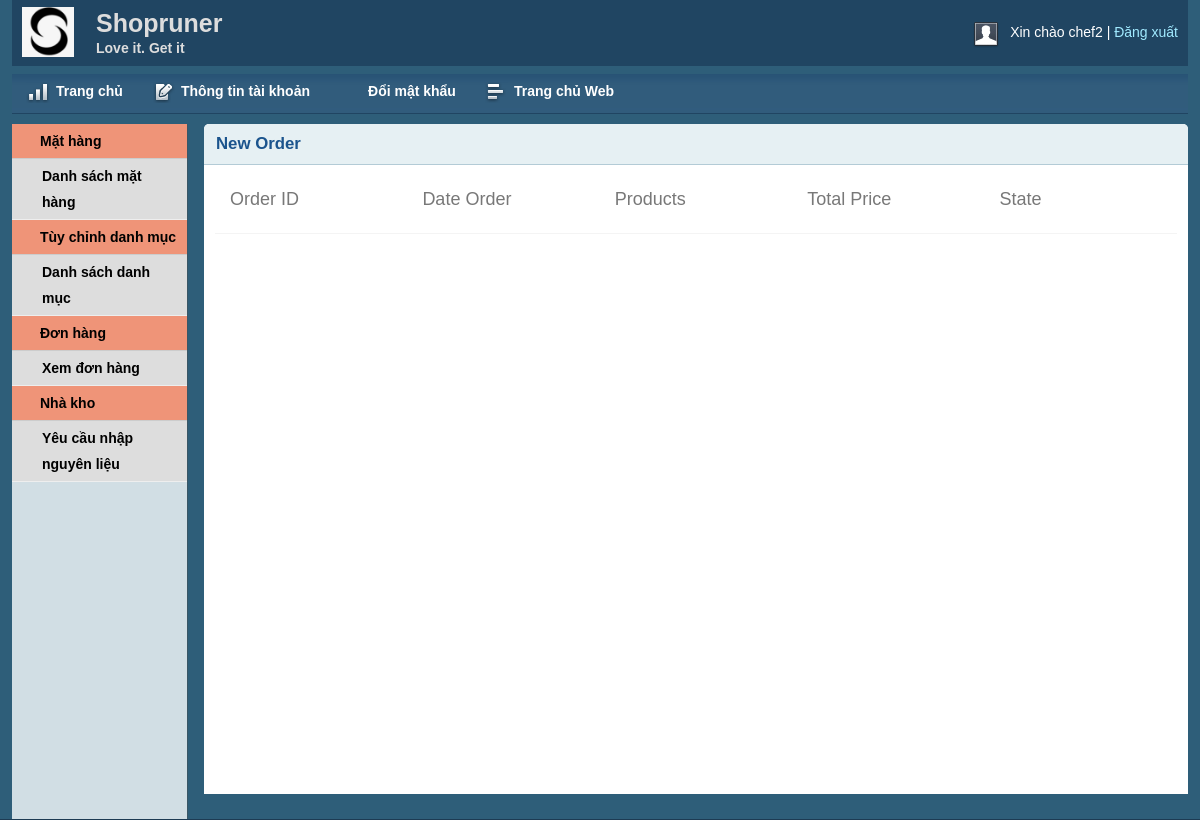
Page /admin/unpaidlist.php (signed in) on the earlier database version.
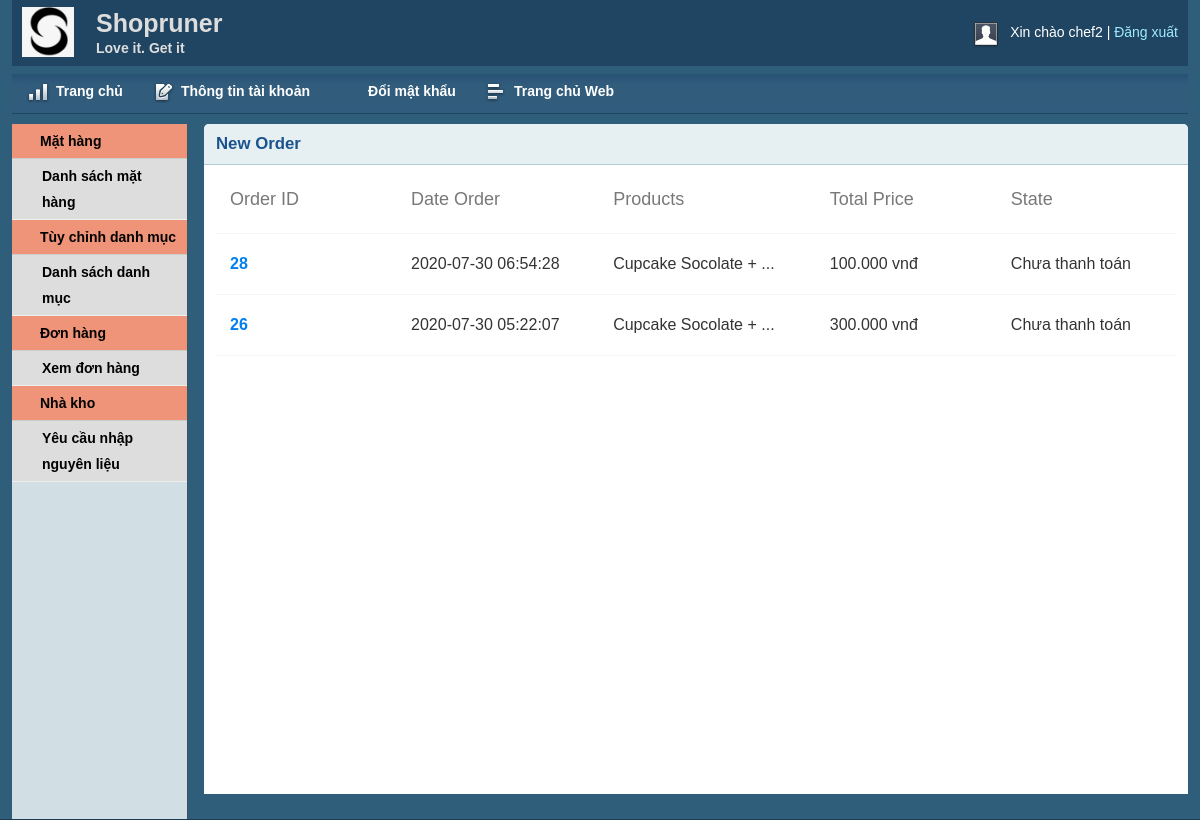
Same page on the later database version.
### tables this page shows
CREATE TABLE `tbl_order` (
  `orderID` int(11) NOT NULL,
  `productID` int(11) NOT NULL,
  `customerID` int(11) NOT NULL,
  `quantity` int(11) NOT NULL,
  `price` varchar(255) NOT NULL,
  `image` varchar(255) NOT NULL,
  `productName` varchar(255) NOT NULL,
  `date_order` timestamp NOT NULL DEFAULT current_timestamp(),
  `state` varchar(255) NOT NULL,
  `paystatus` varchar(255) NOT NULL
);

### lib/database.php (called while the page is built, shortened)
<?php
Class Database{
   public $host   = DB_HOST;
   public $user   = DB_USER;
   public $pass   = DB_PASS;
   public $dbname = DB_NAME;
   public $link;
private function connectDB(){
   $this->link = new mysqli($this->host, $this->user, $this->pass, $this->dbname);
 }
public function select($query){
  $result = $this->link->query($query) or
   die($this->link->error.__LINE__);
  if($result->num_rows > 0){
    return $result;
  } else {
    return false;
  }
 }
}
?>

### lib/session.php (called while the page is built, shortened)
<?php
class Session{
   public static function get($key){
      if (isset($_SESSION[$key])) {
       return $_SESSION[$key];
      } else {
       return false;
      }
   }
}
?>

### classes/order.php (called while the page is built, shortened)
<?php
   $filepath= realpath(dirname(__FILE__));
   include_once ($filepath.'/../lib/database.php');
   include_once ($filepath.'/../helpers/format.php');
 ?>
 <?php
    class order
    {
    	private $db;
    	public function __construct()
    	{
    		$this->db = new Database();
    	}
        public function show_order_list_unpaid(){
            $query = "SELECT * FROM tbl_order WHERE paystatus ='Chưa thanh toán' order by orderID desc";
            $result = $this->db->select($query);
            return $result;
        }
    }
 ?>

### helpers/format.php (called while the page is built, shortened)
<?php
class Format{
  public function format_money($n=0){
    $n=(string)$n;
    $n=strrev($n);
    $res='';
    for($i=0;$i<strlen($n);$i++){
        if($i%3==0 && $i!= 0){
            $res.='.';
        }
        $res.=$n[$i];
    }
    $res = strrev($res);
    return $res;
  }
}
?>

### admin/unpaidlist.php (the view, shortened to what this page needs)
<?php include 'inc/header.php';?>
<?php include 'inc/sidebar.php';?>
<?php
   include '../classes/order.php';
   include_once '../helpers/format.php';
 ?>
<?php
    $fm= new format();
?>
        <div class="grid_10">
            <div class="box round first grid">
                <h2>New Order</h2>
                <div class="inner">
						<table class="table">
							<thead class="thread">
								<tr class="tr">
									<th class="th">Order ID</th>
									<th class="th">Date Order</th>
									<th class="th">Products</th>
									<th class="th">Total Price</th>
									<th class="th">State</th>
								</tr>
							</thead>
							<tbody class="tbody">
								 <?php
								    $order= new order();
							        $show_order= $order->show_order_list_unpaid();
	                                if($show_order){
	                    	            while($result=$show_order->fetch_assoc()){
						        ?>
								<tr class="tr">
									<td class="td"><a style="color:rgb(0, 127, 240);"href="#"><?php echo $result['orderID'] ?></a></td>
									<td class="td"><?php echo $result['date_order'] ?></td>
									<td class="td"><?php echo $result['productName']?> + ...</td>
									<td class="td"><?php echo $fm->format_money($result['price']) ?> vnđ</td>
									<td class="td"><?php  echo $result['paystatus'] ?></td>
								</tr>
								<?php
                                 }}
								 ?>
							</tbody>
						</table>
					</div>
            </div>
        </div>
<?php include 'inc/footer.php';?>

Differences in the rows shown:
added tbl_order: orderID "28", date_order "2020-07-30 06:54:28", productName "Cupcake Socolate", price "100.000", paystatus "Chưa thanh toán"
added tbl_order: orderID "26", date_order "2020-07-30 05:22:07", productName "Cupcake Socolate", price "300.000", paystatus "Chưa thanh toán"
